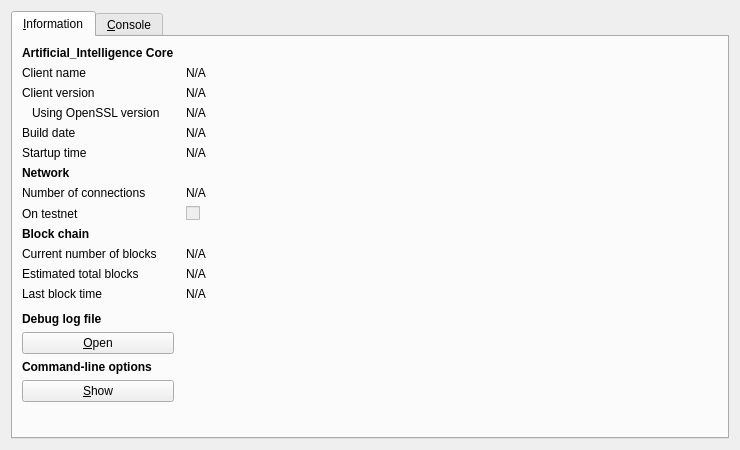
<?xml version="1.0" encoding="UTF-8"?>
<ui version="4.0">
 <class>RPCConsole</class>
 <widget class="QDialog" name="RPCConsole">
  <property name="geometry">
   <rect>
    <x>0</x>
    <y>0</y>
    <width>740</width>
    <height>450</height>
   </rect>
  </property>
  <property name="windowTitle">
   <string>Artificial_Intelligence - Debug window</string>
  </property>
  <layout class="QVBoxLayout" name="verticalLayout_2">
   <item>
    <widget class="QTabWidget" name="tabWidget">
     <property name="currentIndex">
      <number>0</number>
     </property>
     <widget class="QWidget" name="tab_info">
      <attribute name="title">
       <string>&amp;Information</string>
      </attribute>
      <layout class="QGridLayout" name="gridLayout" columnstretch="0,1">
       <property name="horizontalSpacing">
        <number>12</number>
       </property>
       <item row="0" column="0">
        <widget class="QLabel" name="label_9">
         <property name="font">
          <font>
           <weight>75</weight>
           <bold>true</bold>
          </font>
         </property>
         <property name="text">
          <string>Artificial_Intelligence Core</string>
         </property>
        </widget>
       </item>
       <item row="1" column="0">
        <widget class="QLabel" name="label_5">
         <property name="text">
          <string>Client name</string>
         </property>
        </widget>
       </item>
       <item row="1" column="1">
        <widget class="QLabel" name="clientName">
         <property name="cursor">
          <cursorShape>IBeamCursor</cursorShape>
         </property>
         <property name="text">
          <string>N/A</string>
         </property>
         <property name="textFormat">
          <enum>Qt::PlainText</enum>
         </property>
         <property name="textInteractionFlags">
          <set>Qt::LinksAccessibleByMouse|Qt::TextSelectableByKeyboard|Qt::TextSelectableByMouse</set>
         </property>
        </widget>
       </item>
       <item row="2" column="0">
        <widget class="QLabel" name="label_6">
         <property name="text">
          <string>Client version</string>
         </property>
        </widget>
       </item>
       <item row="2" column="1">
        <widget class="QLabel" name="clientVersion">
         <property name="cursor">
          <cursorShape>IBeamCursor</cursorShape>
         </property>
         <property name="text">
          <string>N/A</string>
         </property>
         <property name="textFormat">
          <enum>Qt::PlainText</enum>
         </property>
         <property name="textInteractionFlags">
          <set>Qt::LinksAccessibleByMouse|Qt::TextSelectableByKeyboard|Qt::TextSelectableByMouse</set>
         </property>
        </widget>
       </item>
       <item row="3" column="0">
        <widget class="QLabel" name="label_14">
         <property name="text">
          <string>Using OpenSSL version</string>
         </property>
         <property name="indent">
          <number>10</number>
         </property>
        </widget>
       </item>
       <item row="3" column="1">
        <widget class="QLabel" name="openSSLVersion">
         <property name="cursor">
          <cursorShape>IBeamCursor</cursorShape>
         </property>
         <property name="text">
          <string>N/A</string>
         </property>
         <property name="textFormat">
          <enum>Qt::PlainText</enum>
         </property>
         <property name="textInteractionFlags">
          <set>Qt::LinksAccessibleByMouse|Qt::TextSelectableByKeyboard|Qt::TextSelectableByMouse</set>
         </property>
        </widget>
       </item>
       <item row="4" column="0">
        <widget class="QLabel" name="label_12">
         <property name="text">
          <string>Build date</string>
         </property>
        </widget>
       </item>
       <item row="4" column="1">
        <widget class="QLabel" name="buildDate">
         <property name="cursor">
          <cursorShape>IBeamCursor</cursorShape>
         </property>
         <property name="text">
          <string>N/A</string>
         </property>
         <property name="textFormat">
          <enum>Qt::PlainText</enum>
         </property>
         <property name="textInteractionFlags">
          <set>Qt::LinksAccessibleByMouse|Qt::TextSelectableByKeyboard|Qt::TextSelectableByMouse</set>
         </property>
        </widget>
       </item>
       <item row="5" column="0">
        <widget class="QLabel" name="label_13">
         <property name="text">
          <string>Startup time</string>
         </property>
        </widget>
       </item>
       <item row="5" column="1">
        <widget class="QLabel" name="startupTime">
         <property name="cursor">
          <cursorShape>IBeamCursor</cursorShape>
         </property>
         <property name="text">
          <string>N/A</string>
         </property>
         <property name="textFormat">
          <enum>Qt::PlainText</enum>
         </property>
         <property name="textInteractionFlags">
          <set>Qt::LinksAccessibleByMouse|Qt::TextSelectableByKeyboard|Qt::TextSelectableByMouse</set>
         </property>
        </widget>
       </item>
       <item row="6" column="0">
        <widget class="QLabel" name="label_11">
         <property name="font">
          <font>
           <weight>75</weight>
           <bold>true</bold>
          </font>
         </property>
         <property name="text">
          <string>Network</string>
         </property>
        </widget>
       </item>
       <item row="7" column="0">
        <widget class="QLabel" name="label_7">
         <property name="text">
          <string>Number of connections</string>
         </property>
        </widget>
       </item>
       <item row="7" column="1">
        <widget class="QLabel" name="numberOfConnections">
         <property name="cursor">
          <cursorShape>IBeamCursor</cursorShape>
         </property>
         <property name="text">
          <string>N/A</string>
         </property>
         <property name="textFormat">
          <enum>Qt::PlainText</enum>
         </property>
         <property name="textInteractionFlags">
          <set>Qt::LinksAccessibleByMouse|Qt::TextSelectableByKeyboard|Qt::TextSelectableByMouse</set>
         </property>
        </widget>
       </item>
       <item row="8" column="0">
        <widget class="QLabel" name="label_8">
         <property name="text">
          <string>On testnet</string>
         </property>
        </widget>
       </item>
       <item row="8" column="1">
        <widget class="QCheckBox" name="isTestNet">
         <property name="enabled">
          <bool>false</bool>
         </property>
         <property name="text">
          <string/>
         </property>
        </widget>
       </item>
       <item row="9" column="0">
        <widget class="QLabel" name="label_10">
         <property name="font">
          <font>
           <weight>75</weight>
           <bold>true</bold>
          </font>
         </property>
         <property name="text">
          <string>Block chain</string>
         </property>
        </widget>
       </item>
       <item row="10" column="0">
        <widget class="QLabel" name="label_3">
         <property name="text">
          <string>Current number of blocks</string>
         </property>
        </widget>
       </item>
       <item row="10" column="1">
        <widget class="QLabel" name="numberOfBlocks">
         <property name="cursor">
          <cursorShape>IBeamCursor</cursorShape>
         </property>
         <property name="text">
          <string>N/A</string>
         </property>
         <property name="textFormat">
          <enum>Qt::PlainText</enum>
         </property>
         <property name="textInteractionFlags">
          <set>Qt::LinksAccessibleByMouse|Qt::TextSelectableByKeyboard|Qt::TextSelectableByMouse</set>
         </property>
        </widget>
       </item>
       <item row="11" column="0">
        <widget class="QLabel" name="label_4">
         <property name="text">
          <string>Estimated total blocks</string>
         </property>
        </widget>
       </item>
       <item row="11" column="1">
        <widget class="QLabel" name="totalBlocks">
         <property name="cursor">
          <cursorShape>IBeamCursor</cursorShape>
         </property>
         <property name="text">
          <string>N/A</string>
         </property>
         <property name="textFormat">
          <enum>Qt::PlainText</enum>
         </property>
         <property name="textInteractionFlags">
          <set>Qt::LinksAccessibleByMouse|Qt::TextSelectableByKeyboard|Qt::TextSelectableByMouse</set>
         </property>
        </widget>
       </item>
       <item row="12" column="0">
        <widget class="QLabel" name="label_2">
         <property name="text">
          <string>Last block time</string>
         </property>
        </widget>
       </item>
       <item row="12" column="1">
        <widget class="QLabel" name="lastBlockTime">
         <property name="cursor">
          <cursorShape>IBeamCursor</cursorShape>
         </property>
         <property name="text">
          <string>N/A</string>
         </property>
         <property name="textFormat">
          <enum>Qt::PlainText</enum>
         </property>
         <property name="textInteractionFlags">
          <set>Qt::LinksAccessibleByMouse|Qt::TextSelectableByKeyboard|Qt::TextSelectableByMouse</set>
         </property>
        </widget>
       </item>
       <item row="13" column="0">
        <spacer name="verticalSpacer_2">
         <property name="orientation">
          <enum>Qt::Vertical</enum>
         </property>
         <property name="sizeHint" stdset="0">
          <size>
           <width>20</width>
           <height>20</height>
          </size>
         </property>
        </spacer>
       </item>
       <item row="14" column="0">
        <widget class="QLabel" name="labelDebugLogfile">
         <property name="font">
          <font>
           <weight>75</weight>
           <bold>true</bold>
          </font>
         </property>
         <property name="text">
          <string>Debug log file</string>
         </property>
        </widget>
       </item>
       <item row="15" column="0">
        <widget class="QPushButton" name="openDebugLogfileButton">
         <property name="toolTip">
          <string>Open the Artificial_Intelligence debug log file from the current data directory. This can take a few seconds for large log files.</string>
         </property>
         <property name="text">
          <string>&amp;Open</string>
         </property>
         <property name="autoDefault">
          <bool>false</bool>
         </property>
        </widget>
       </item>
       <item row="16" column="0">
        <widget class="QLabel" name="labelCLOptions">
         <property name="font">
          <font>
           <weight>75</weight>
           <bold>true</bold>
          </font>
         </property>
         <property name="text">
          <string>Command-line options</string>
         </property>
        </widget>
       </item>
       <item row="17" column="0">
        <widget class="QPushButton" name="showCLOptionsButton">
         <property name="toolTip">
          <string>Show the Artificial_Intelligence-qt help message to get a list with possible Artificial_Intelligence command-line options.</string>
         </property>
         <property name="text">
          <string>&amp;Show</string>
         </property>
         <property name="autoDefault">
          <bool>false</bool>
         </property>
        </widget>
       </item>
       <item row="18" column="0">
        <spacer name="verticalSpacer">
         <property name="orientation">
          <enum>Qt::Vertical</enum>
         </property>
         <property name="sizeHint" stdset="0">
          <size>
           <width>20</width>
           <height>40</height>
          </size>
         </property>
        </spacer>
       </item>
      </layout>
     </widget>
     <widget class="QWidget" name="tab_console">
      <attribute name="title">
       <string>&amp;Console</string>
      </attribute>
      <layout class="QVBoxLayout" name="verticalLayout_3">
       <property name="spacing">
        <number>3</number>
       </property>
       <item>
        <widget class="QTextEdit" name="messagesWidget">
         <property name="minimumSize">
          <size>
           <width>0</width>
           <height>100</height>
          </size>
         </property>
         <property name="readOnly">
          <bool>true</bool>
         </property>
         <property name="tabKeyNavigation" stdset="0">
          <bool>false</bool>
         </property>
         <property name="columnCount" stdset="0">
          <number>2</number>
         </property>
        </widget>
       </item>
       <item>
        <layout class="QHBoxLayout" name="horizontalLayout">
         <property name="spacing">
          <number>3</number>
         </property>
         <item>
          <widget class="QLabel" name="label">
           <property name="text">
            <string notr="true">&gt;</string>
           </property>
          </widget>
         </item>
         <item>
          <widget class="QLineEdit" name="lineEdit"/>
         </item>
         <item>
          <widget class="QPushButton" name="clearButton">
           <property name="maximumSize">
            <size>
             <width>24</width>
             <height>24</height>
            </size>
           </property>
           <property name="toolTip">
            <string>Clear console</string>
           </property>
           <property name="text">
            <string/>
           </property>
           <property name="icon">
            <iconset resource="../bitcoin.qrc">
             <normaloff>:/icons/remove</normaloff>:/icons/remove</iconset>
           </property>
           <property name="shortcut">
            <string notr="true">Ctrl+L</string>
           </property>
           <property name="autoDefault">
            <bool>false</bool>
           </property>
          </widget>
         </item>
        </layout>
       </item>
      </layout>
     </widget>
    </widget>
   </item>
  </layout>
 </widget>
 <resources>
  <include location="../bitcoin.qrc"/>
 </resources>
 <connections/>
</ui>
